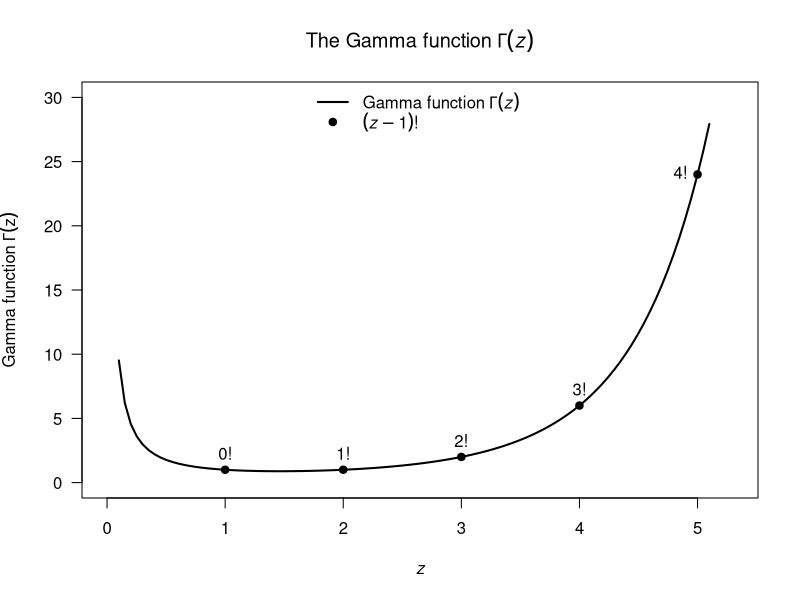
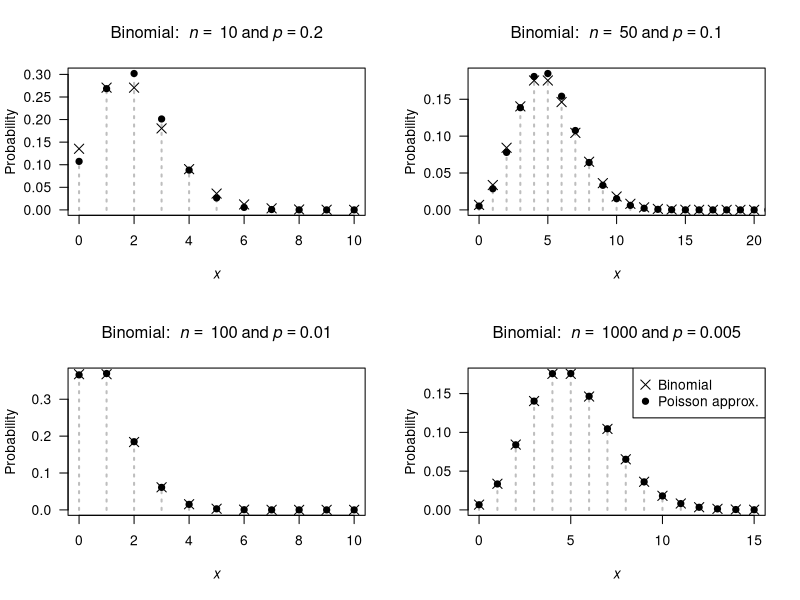
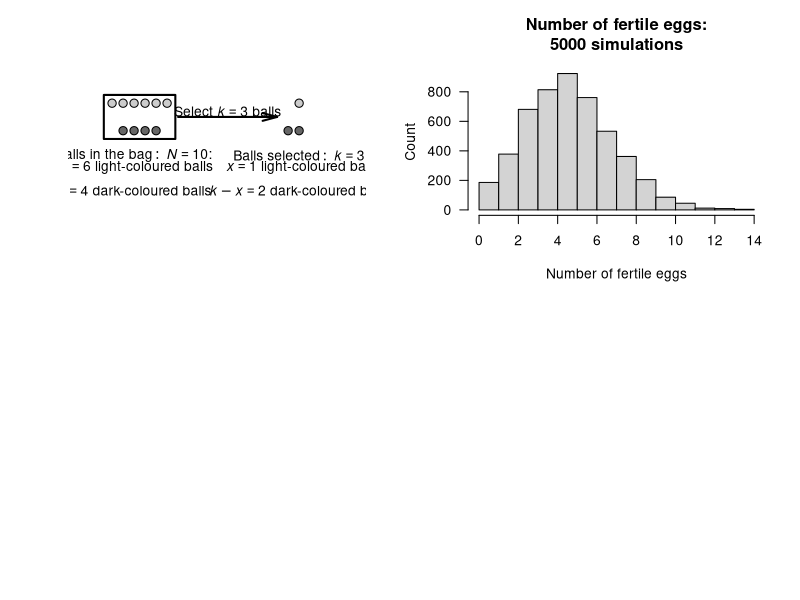

These charts were generated, in order, by the following R code:
## ---- chunk 1

## ---- chunk 2

## ---- chunk 3
dbinom(2,
       prob = 1/6,
       size = 4)
## ---- chunk 4
dbinom(0,
       size = 10,
       prob = 0.05)
## ---- chunk 5
dbinom(10,
       size = 10,
       prob = 0.95)
## ---- chunk 6

## ---- chunk 7

## ---- chunk 8
dgeom(4, prob = 0.2)
## ---- chunk 9
pgeom(4, prob = 0.2)
## ---- chunk 10

## ---- chunk 11

## ---- chunk 12
x.values <- seq(1, 100, 
                by = 1)
1 - sum(dnbinom( x.values, 
                 size = 10, 
                 prob = 0.15))
# Alternatively:
1 - pnbinom(100, 
            size = 10, 
            prob = 0.15)
## ---- chunk 13

xPoints <- 1:5
xCont <- seq(0.1, 5.1, 
             length = 100)

plot( x = c(0, 5.3),
      y = c(0, 25),
      type = "n",
      las = 1,
      ylim = c(0, 30),
      xlab = expression(italic(z)),
      ylab = bquote("Gamma function" ~ Gamma(z)),
      main = expression(paste("The Gamma function"~Gamma(italic(z)))))
lines( x = xCont,
       y = gamma(xCont),
       lwd = 2)
points(x = xPoints,
       y = gamma(xPoints),
       pch = 19)
legend("top",
       pch = c(NA, 19),
       lty = c(1, NA),
       bty = "n",
       lwd = c(2, NA),
       legend = c(bquote("Gamma function" ~ Gamma(italic(z))),
                  expression(paste( group("(", list(italic(z) - 1),")"), "!" ) ) ) )

text(x = xPoints,
     y = gamma(xPoints),
     pos = c(3, 3, 3, 3, 2),
     labels = c("0!",
                "1!",
                "2!",
                "3!",
                "4!") )
## ---- chunk 14
pnbinom(360, 
        size = 5, 
        prob = 0.02)
## ---- chunk 15
MitesTab <- array( dim = c(9, 5))

MitesTab[1, ] <- c(0 ,  70 ,  0.467 ,  0.318 ,  0.449)
MitesTab[2, ] <- c(1 ,  38 ,  0.253 ,  0.364 ,  0.261)
MitesTab[3, ] <- c(2 ,  17 ,  0.113 ,  0.209 ,  "0.140")
MitesTab[4, ] <- c(3 ,  10 ,  0.067 ,  "0.080" ,  0.073)
MitesTab[5, ] <- c(4 ,  9 ,  "0.060" ,  0.023 ,  0.038)
MitesTab[6, ] <- c(5 ,  3 ,  "0.020" ,  0.005 ,  0.019)
MitesTab[7, ] <- c(6 ,  2 ,  0.013 ,  0.001 ,  "0.010")
MitesTab[8, ] <- c(7 ,  1 ,  0.007 ,  "0.000" ,  0.005)
MitesTab[9, ] <- c("8+" ,  0 ,  "0.000" ,  "0.000" ,  "0.000")

MitesTab.caption <- "Counts of mites on leaves selected at random from six similar apple trees."

if( knitr::is_latex_output() ) {
  knitr::kable(MitesTab,
               format = "latex",
               booktabs = TRUE,
               longtable = FALSE,
               align = "c",
               linesep = c("", "", "\\addlinespace"),
               col.names = c("mites per leaf", 
                             "with that many mites",
                             "probability",
                             "probability",
                             "probability"),
               caption = MitesTab.caption) %>%
    kable_styling(font_size = 10) %>%
    add_header_above( c("Number of" = 1,
                        "Number of leaves" = 1,
                        "Empirical" = 1,
                        "Poisson" = 1,
                        "Negative binomial" = 1),
                      bold = TRUE,
                      line = FALSE) %>%
    row_spec(0, bold = TRUE) 
}
if( knitr::is_html_output() ) {
  knitr::kable(MitesTab,
               format = "html",
               booktabs = TRUE,
               longtable = FALSE,
               align = "c",
               linesep = c("", "", "\\addlinespace"),
               col.names = c("mites per leaf", 
                             "with that many mites",
                             "probability",
                             "probability",
                             "probability"),
               caption = MitesTab.caption) %>%
    add_header_above( c("Number of" = 1,
                        "Number of leaves" = 1,
                        "Empirical" = 1,
                        "Poisson" = 1,
                        "Negative binomial" = 1),
                      bold = TRUE,
                      line = FALSE) %>%
    row_spec(1, bold = TRUE) 
}
## ---- chunk 16

## ---- chunk 17

## ---- chunk 18
1 - dpois(0,
          lambda = 2)
## ---- chunk 19
BombTable <- array( dim = c(8, 4))
colnames(BombTable) <- c("Hits",
                         "Number of bombs",
                         "Proportion of bombs",
                         "Poisson proportion")
BombTable[, 1] <- 0:7
BombTable[, 2] <- c(229,
                    211,
                    93,
                    35,
                    7,
                    0,
                    0,
                    1)
BombTable[, 3] <- round(BombTable[, 2] / sum(BombTable[, 2]), 4)
lambda <- 0.93 # sum( BombTable[, 1] * BombTable[, 3])

BombTable[, 4] <- dpois(0:7,
                        lambda = lambda )
BombTable[, 4] <- round( BombTable[, 4], 4)
BombTable[ 8, 4] <- 1 - sum( BombTable[1:7, 4])

BombTable.caption <- "The number of flying bomb hits on London during World War II in a $36$\\ square kilometre area of South London. The proportion of the $576$\\ grid squares receiving $0, 1, ...$ hits was also computed. The observed and empirical probabilities are shown. The Poisson distribution fits the data well."

if( knitr::is_latex_output() ) {
  knitr::kable( BombTable,
                format = "latex",
                booktabs = TRUE,
                longtable = FALSE,
                linesep = c("", "", "\\addlinespace"),
                col.names = c("Hits",
                              "Number bombs", 
                              "Proportion bombs", 
                              "Poisson proportion"),
                caption = BombTable.caption) %>%
    kable_styling(font_size = 10) %>%
    row_spec(0, bold = TRUE)
}
if( knitr::is_html_output() ) {
  knitr::kable( BombTable,
                format = "html",
                booktabs = TRUE,
                longtable = FALSE,
                linesep = c("", "", "\\addlinespace"),
                col.names = c("Hits",
                              "Number bombs", 
                              "Proportion bombs", 
                              "Poisson proportion"),
                caption = BombTable.caption) %>%
    row_spec(1, bold = TRUE)
}

## ---- chunk 20
par( mfrow = c(2, 2))

n <- c(10, 50, 
       100, 1000)
p <- c(0.2, 0.1, 
       0.010, 0.005)
xmax <- c(10, 20, 
          10, 15)

for (i in (1:4)) {
   pValue <- p[i]
   nValue <- n[i]
   
  x <-  0:n[i]
  y <- dbinom(x, 
              size = n[i],
              prob = p[i])
  
   plot( x = x,
         y = y,
         xlim = c(0, xmax[i]),
         xlab = expression(italic(x)),
         ylab = "Probability",
         main = bquote("Binomial: " ~ italic(n) == ~ .(nValue) ~ "and" ~ italic(p) == .(pValue) ),
         lwd = 2,
         las = 1,
         lty = 3,
         col = "grey",
         type = "h")
  points(x = x,
         y = y,
         pch = 19)

  muPoisson <- nValue * pValue
  xValues <- 0:xmax[i]
  points( x = xValues,
          y = dpois(xValues,
                    lambda = muPoisson),
          pch = 4,
          cex = 1.5)
  
  if (i == 4 ){
    legend("topright",
           pch = c(4, 19),
           pt.cex = c(1.5, 1),
           legend = c("Binomial",
                      "Poisson approx."))
  }
  
}

## ---- chunk 21
drawBall <- function(x, y, diameter = 1, col = "white", ...){
  t <- seq(0, 2 * pi, 
           length = 100)
  tx <- cos(t) * diameter
  ty <- sin(t) * diameter
  polygon( x = x + tx,
           y = y + ty,
           col = col,
         ...)
  
}



#############
### "Bag"


plot(x = c(-1, 9),
     y = c(-2, 2),
     asp = 1,
     axes = FALSE,
     type = "n",
     xlab = "",
     ylab = ""
     )
drawBall(x = 0.2,
         y = 1.4,
         diameter = 0.15,
         col = grey(0.8))
drawBall(x = 0.6,
         y = 1.4,
         diameter = 0.15,
         col = grey(0.8))
drawBall(x = 1.0,
         y = 1.4,
         diameter = 0.15,
         col = grey(0.8))
drawBall(x = 1.4,
         y = 1.4,
         diameter = 0.15,
         col = grey(0.8))
drawBall(x = 1.8,
         y = 1.4,
         diameter = 0.15,
         col = grey(0.8))
drawBall(x = 2.2,
         y = 1.4,
         diameter = 0.15,
         col = grey(0.8))




drawBall(x = 0.6,
         y = 0.4,
         diameter = 0.15,
         col = grey(0.4))
drawBall(x = 1.0,
         y = 0.4,
         diameter = 0.15,
         col = grey(0.4))
drawBall(x = 1.4,
         y = 0.4,
         diameter = 0.15,
         col = grey(0.4))
drawBall(x = 1.8,
         y = 0.4,
         diameter = 0.15,
         col = grey(0.4))

polygon( x = c(-0.1, -0.1, 2.5, 2.5),
         y = c(0.1, 1.7, 1.7, 0.1),
         lwd = 2)
text(x = 1,
     y = -0.5,
     #font = 2, # BOLD
     labels = expression(paste(Balls~"in"~the~bag:~italic(N)==10*":")))
text(x = 1,
     y = -1.35,
     labels = expression( atop( italic(m)==6~"light-coloured balls",
                                italic(n)==4~"dark-coloured balls") ))



#############
### Selection



drawBall(x = 1.0 + 6,
         y = 1.4,
         diameter = 0.15,
         col = grey(0.8))





drawBall(x = 0.6 + 6,
         y = 0.4,
         diameter = 0.15,
         col = grey(0.4))
drawBall(x = 1.0 + 6,
         y = 0.4,
         diameter = 0.15,
         col = grey(0.4))


#polygon( x = c(-0.1 + 6, -0.1 + 6, 2.5, 2.5),
#         y = c(0.1, 1.7, 1.7, 0.1),
#         lwd = 2)
text(x = 1 + 6,
     y = -0.5,
     #font = 2, # BOLD
     labels = expression(paste(Balls~selected:~italic(k)==3)) )
text(x = 1 + 6,
     y = -1.35,
     labels = expression( atop( italic(x)==1~"light-coloured ball",
                                italic(k)-italic(x)==2~"dark-coloured balls") ) )

arrows( x0 = 2.6,
        x1 = 6.2,
        y0 = 0.9, 
        y1 = 0.9,
        lwd = 2,
        length = 0.15,
        angle = 15)
text(x = 4.4,
     y = 1.1,
     labels = expression( paste(Select~italic(k)==3~balls)))

#axis(side = 1); axis(side = 2); box()
## ---- chunk 22
dhyper(x = 4, m = 13, n = 7, k = 5) + 
  dhyper(x = 5, m = 13, n = 7, k = 5)
## ---- chunk 23
dmultinom(x = c(3, 3, 1, 1), 
          size = 8, 
          prob = c(0.45, 0.4, 0.1, 0.05))
## ---- chunk 24
set.seed(107283)
## ---- chunk 25
rpois(3, # Generate three random numbers...
      lambda = 4) # ... with mean = 4
## ---- chunk 26
set.seed(17283)
## ---- chunk 27
# One female
NumberOfEggs <- rpois(1, 
                      lambda = 8.5)

# How many eggs are fertile?
NumberFertileEggs <- rbinom(1, # Only one random number for this one female
                            size = NumberOfEggs,
                            prob = 0.6)
cat("Number of eggs:", NumberOfEggs,
    "| Number of fertile eggs:", NumberFertileEggs, "\n")
## ---- chunk 28
set.seed(109883)
## ---- chunk 29
# Many simulations

numberSims <- 5000

NumberOfEggs <- array( dim = numberSims )
NumberFertileEggs <- array( dim = numberSims )

for (i in (1:numberSims)){ 
  NumberOfEggs[i] <- rpois(1, lambda = 8.5)
  
  # How many fertile?
  NumberFertileEggs[i] <- rbinom(1, # Only one random number/female
                                 size = NumberOfEggs[i],
                                 prob = 0.6)
}
## ---- chunk 30
hist(NumberFertileEggs,
     las = 1, # Horizontal tick mark labels
     xlab = "Number of fertile eggs",
     ylab = "Count",
     main = "Number of fertile eggs:\n5000 simulations")
## ---- chunk 31
sum( NumberFertileEggs > 6) / numberSims
## ---- chunk 32
mean( NumberFertileEggs )
var( NumberFertileEggs )
## ---- chunk 33
Rabbits <- array( dim = c(2, 7) )

Rabbits[1, ] <- c("$x$", 1:6)
Rabbits[2, ] <- c("$n_x$", 247, 63, 20, 4, 2, 1)


if( knitr::is_latex_output() ) {
  knitr::kable(Rabbits, 
               format = "latex",
               booktabs = TRUE,
               align = "r",
               longtable = FALSE,                
               escape = FALSE,
               caption = "The number of rabbits $n_x$ at each trapping who had been previously trapped.") %>%
    kable_styling(font_size = 10) %>%
    row_spec(0, bold = TRUE) 
}
if( knitr::is_html_output() ) {
  knitr::kable(Rabbits, 
               format = "html",
               booktabs = TRUE,
               align = "r",
               longtable = FALSE,                
               escape = FALSE,
               caption = "The number of rabbits $n_x$ at each trapping who had been previously trapped.") 
}

## ---- chunk 34
EggsTable <- array( dim = c(1, 3))

EggsTable[1, ] <- c(9, 29, 199)

rownames(EggsTable) <- c("Number of clutches")


if( knitr::is_latex_output() ) {
  knitr::kable(EggsTable,
               format = "latex",
               booktabs = TRUE,
               align = "r",
               longtable = FALSE,                
               escape = FALSE,
               col.names = c("1 egg",
                             "2 eggs",
                             "3 eggs"),
               caption = "The numbers of eggs per clutch.") %>%
    kable_styling(font_size = 10) %>%
    row_spec(0, bold = TRUE) 
}
if( knitr::is_html_output() ) {
  knitr::kable(EggsTable,
               escape = TRUE,
               format = "html",
               booktabs = TRUE,
               align = "r",
               longtable = FALSE,                
               col.names = c("1 egg",
                             "2 eggs",
                             "3 eggs"),
               caption = "The numbers of eggs per clutch.") %>%
    row_spec(1, bold = TRUE) 
}
